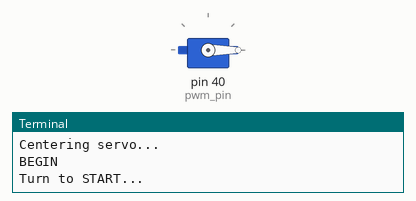
Bench run of a program on a simulated Raspberry Pi (header pin numbers). Parts: servo, the last lines printed to the terminal. Servo angles are drawn from the pulse width (0.5 ms = 0°, 2.5 ms = 180°).

Above: at 0.05 s.
At 4.5 s:
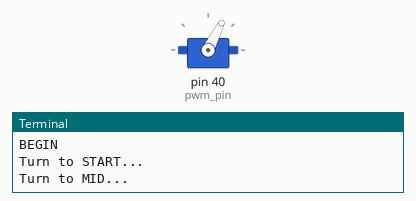
At 9.0 s:
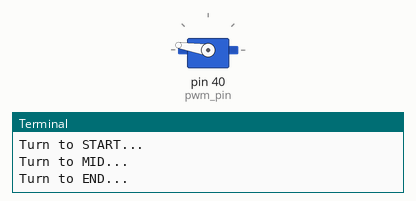
Timing chart, 0 to 11.7 s (numbered marks = the images above):
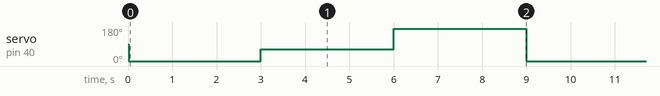

The program:

GPIOtest.py
```python
import RPi.GPIO as gpio
import time

# PIN CONSTANTS
pwm_pin = 40
positive_pin = 2
ground_pin = 9

# POSITION CONSTANTS
START = 2.0
MID = 6.0
END = 12.0

gpio.setmode(gpio.BOARD)
gpio.setup(pwm_pin, gpio.OUT)
p = gpio.PWM(pwm_pin, 50)

print("Centering servo...")
p.start(7.5)

try:
    print("BEGIN")

    while True:
        # turn towards 0 degrees
	print("Turn to START...")
        p.ChangeDutyCycle(START)
	time.sleep(3)

        # turn towards 90 degrees
        print("Turn to MID...")
	p.ChangeDutyCycle(MID)
	time.sleep(3)

        # turn towards 180 degrees
        print("Turn to END...")
	p.ChangeDutyCycle(END)
	time.sleep(3)

except KeyboardInterrupt:
    print("END")
    p.stop()
    gpio.cleanup()
```

Measured:
- by itself, servo on pin 40 (pwm_pin): repeats every 9.0 s: 63° 3.0 s, 171° 3.0 s, 0° 3.0 s
